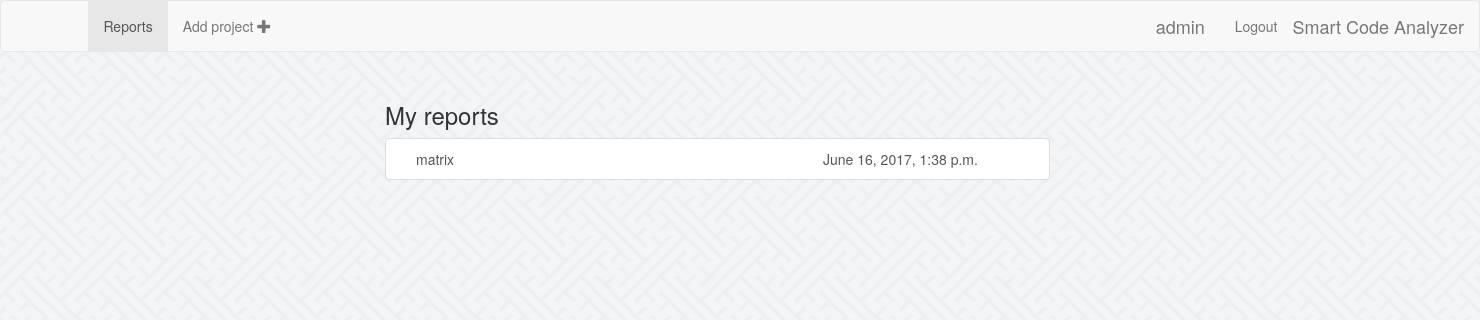
The app's page /analyzer/reports (signed in), older data.
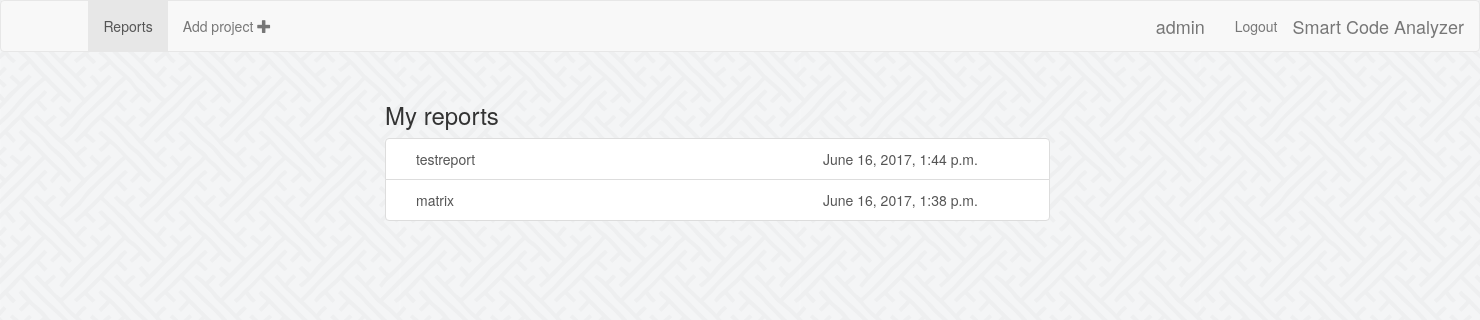
The same page, newer data.
### analyzer/models.py (models this page shows, shortened)
class Report(models.Model):
    user = models.ForeignKey(User, default=1)
    name = models.CharField(max_length=200)
    date = models.DateTimeField(default=timezone.now)
    file = models.FileField(upload_to='reports/')

### analyzer/views.py (the view)
def reports(request):
    if not request.user.is_authenticated():
        return redirect('/analyzer/login')
    else:
        reports_list = Report.objects.filter(user=request.user).order_by('-date')
        return render(request, 'analyzer/reports.html', {'reports_list': reports_list})

### analyzer/templates/analyzer/reports.html
{% extends 'analyzer/base.html' %}
{% block reports_active %}active{% endblock %}
{% block content %}
<div class="container" id="reports">
    <h3>My reports</h3>
    {% if reports_list %}
    <div class="list-group">
        {% for report in reports_list %}
        <a href="{{ report.file }}" target="_blank" class="list-group-item col-sm-7"><span class="col-sm-8">{{ report.name }}</span><span>{{ report.date }}</span></a>
        {% endfor %}
    </div>
    {% else %}
        <p>There are no reports.</p>
        <a href="{% url 'analyzer:upload' %}" >Add some project</a>
    {% endif %}
</div>
{% endblock %}

Row changes from the older to the newer data that the page shows:
added Report: name "testreport", date "June 16, 2017, 1:44 p.m."
